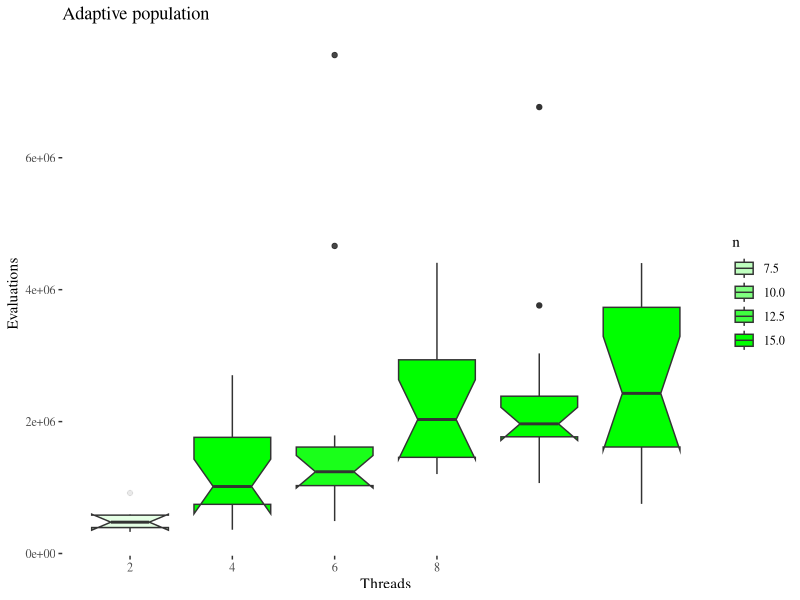
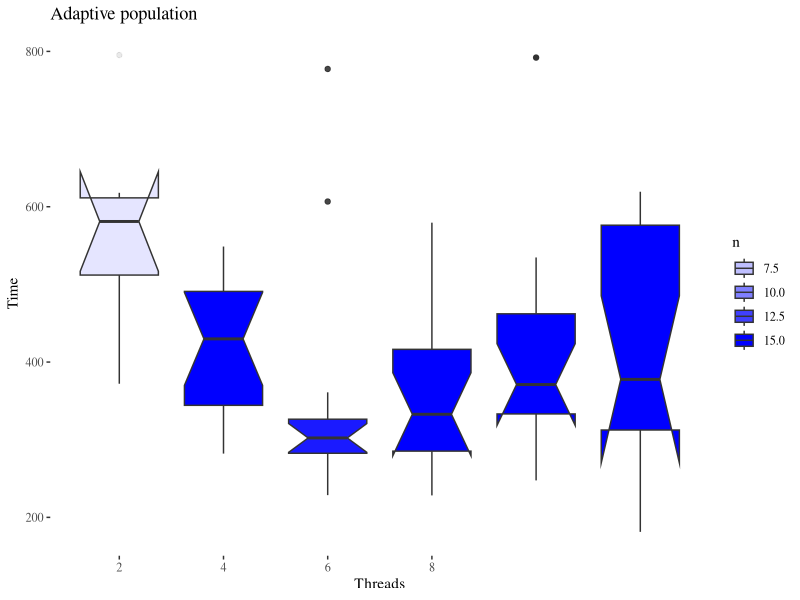
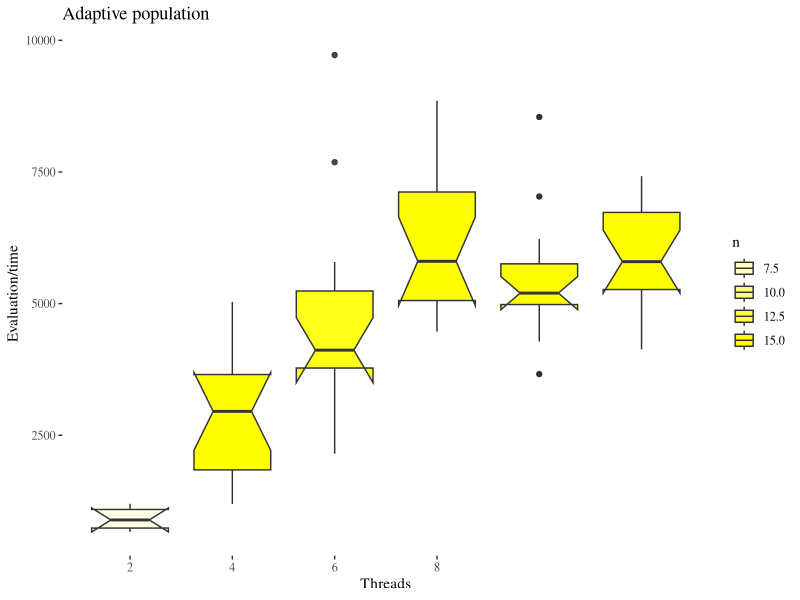

The R script that drew these images, in order:
library(ggplot2)
library(ggthemes)
library(dplyr)

data.freqs.ap.threads <- read.csv('../data/royal-road-evosoft.csv')
data.freqs.ap.threads <- data.freqs.ap.threads %>% group_by(data.freqs.ap.threads$Threads) %>% add_tally()

ggplot(data.freqs.ap.threads,aes(x=Threads,y=Evaluations,group=Threads,alpha=n)) + geom_boxplot(fill="green",notch=TRUE)+theme_tufte()+scale_x_continuous(name="Threads",breaks=c(2,4,6,8))+labs(x="Threads",y="Evaluations",title="Adaptive population")

ggplot(data.freqs.ap.threads,aes(x=Threads,y=Time,group=Threads,alpha=n))+geom_boxplot(fill='blue',notch=TRUE)+theme_tufte()+scale_x_continuous(name="Threads",breaks=c(2,4,6,8))+labs(x="Generation.Gap",y="Time",title="Adaptive population")


ggplot(data.freqs.ap.threads,aes(x=Threads,y=Evaluations/Time,group=Threads,alpha=n))+geom_boxplot(fill='yellow',notch=TRUE)+theme_tufte()+scale_x_continuous(name="Threads",breaks=c(2,4,6,8))+labs(x="Generation.Gap",y="Evaluation/time",title="Adaptive population")
